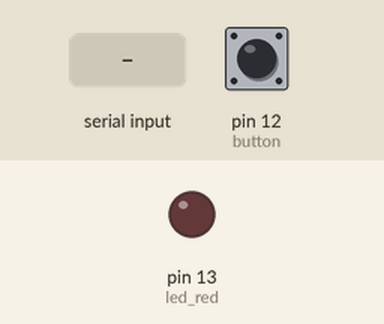
Recording of a sketch running on a simulated Arduino Uno, built with avr-gcc and run on an emulated ATmega328P. On the bench: output pins drawn as LEDs (lit = HIGH). Inputs (shaded band) come from the test bench; at power-on: pin 12 (button) LOW. What the sketch prints to the serial monitor is not drawn.

Above: at 0.8 s.
0.9 s: pin 12 (button) pulled HIGH for 0.15 s
At 2.1 s:
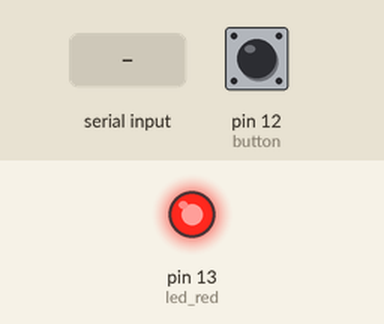
2.5 s: "1" received over Serial
At 3.4 s:
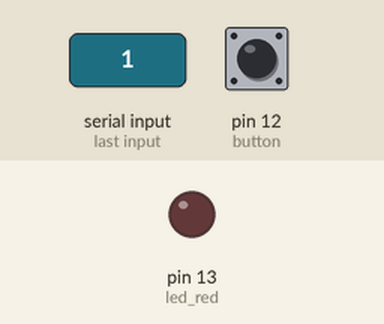
Timing chart, 0 to 5.5 s (numbered marks = the images above; inputs shaded):
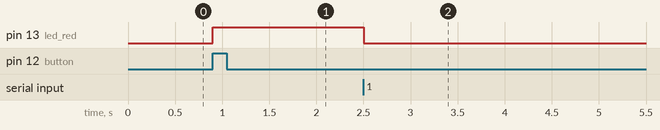

Measured:
- after the input at 0.9 s, pin 13 (led_red): LOW → HIGH at once
- after the input at 2.5 s, pin 13 (led_red): HIGH → LOW at once

The sketch:

SC16A_Arduino_with_position_reporting.ino
```cpp
const char tx = 1;  //assign tx with pin 1 (transmit)
const char rx = 0;  //assign rx with pin 0 (receive)
const char led_red = 13;  // assign led_red with pin 13
const char button = 12; // assign button with pin 12
void setup()
{
 pinMode(button,INPUT);  //set button (or pin 12) as input
 pinMode(tx, OUTPUT);  //set rx (or pin 0) as input
 pinMode(rx, INPUT);  //set tx (or pin 1) as output
 pinMode(led_red, OUTPUT); //set led_red (or pin 13) as output
 Serial.begin(9600);  //initialize serial communication for UART with baudrate 9600 bps
 while(digitalRead(button)); //waiting button to be pressed
 while(!digitalRead(button)); //waiting button to be released
}

void loop()
{
  for(int count = 0; count < 16; count++)  //set 1st position, speed for all servo motor channels (servo motors)
  {                                       //In position reporting operation, setting speed = 0 will cause the servo motor oscillates due to limitation of software position feedback
     set_ch_pos_spd(count+1, 1250, 50);  //set position = 1250, speed = 50
  }
  digitalWrite(led_red, HIGH);  //led is on (indicator)
  while(reading_position(1) < 1150);  //wait untill the (position-100) is reached

  for(int count = 0; count < 16; count++)  //set 2nd position, speed for all servo motor channels (servo motors)
  {                                        //In position reporting operation, setting speed = 0 will cause the servo motor oscillates due to limitation of software position feedback
    set_ch_pos_spd(count+1, 150, 50);  //set position = 150, speed = 50
  }
  digitalWrite(led_red,LOW);  //led is off (indicator)
  while(reading_position(1) > 250);  //wait untill the (position + 100) is reached
}

void set_ch_pos_spd(unsigned char channel, unsigned int position, unsigned char velocity)
{
 /*****Position and Speed Command*****
 - 4 bytes involved
 - 1st byte: Start byte + Servo motor channel
   eg:
     0b 0 1 x x x x x x
      Start|Servo channel
       bit
 - 2 MSBs (01) is mode for position and speed command
 - the last xxxxxx can be assigned with value 1-32, where
   1 ---> select channel 1
   2 ---> select channel 2
   ....
   ....
   32 ---> select channel 32
 - 2nd byte: Position (High byte) higher 6-bit
   eg:
     0b 0 0 x x x x x x
 - the last xxxxxx can be assigned with value 0 - 63
 - 3nd byte: Position (Low byte) lower 6-bit
   eg:
     0b 0 0 x x x x x x
 - the last xxxxxx can be assigned with value 0 - 63
   **2nd byte and 3byte is the position value when combined together into 12 bits position
 - 4th byte: Speed (0-63)
   eg:
     0b 0 0 x x x x x x
 - the last xxxxxx can be assigned with value 0 - 63
 ************************************/
 unsigned char first_byte = 0;
 unsigned char high_byte = 0;
 unsigned char low_byte = 0;

 first_byte = 0b01000000 | channel;  //make up the 1st byte
 high_byte = (position >> 6) & 0b00011111;  //obtain the high byte of 12 bits position value
 low_byte = position & 0b00111111;  //obtain the low byte of 12 bits position value

 Serial.write(first_byte);  //send the 1st byte
 Serial.write(high_byte);  //send the 2nd byte
 Serial.write(low_byte);  //send the 3rd byte
 Serial.write(velocity);  //send the 4th byte
}

unsigned int reading_position(unsigned char channel)
{
 /*****Servo position reporting Command*****
 - 5 bytes involved (send 2 byte, received 3 bytes)
 - 1st byte: Start byte (Send)
   Start byte:
     0b 0 1 0 0 0 0 0 0 or 0x40
 - request mode for position reporting command
 - 2nd byte: Start bit + Servo motor channel (Send)
   eg:
     0b 0 1 x x x x x x
      Start|Servo channel
       bit
 - the last xxxxxx can be assigned with value 1-32, where
   1 ---> select channel 1
   2 ---> select channel 2
   ....
   ....
   32 ---> select channel 32
 - 3rd byte: Start bit + Servo motor number (1st received byte)
   eg:
     0b 0 1 x x x x x x
      Start| Servo motor number
 - Received value vary 1-32, where
   1 ---> indicate channel 1
   2 ---> indicate channel 2
   ....
   ....
   32 ---> indicate channel 32
 - 4th byte: Position (High byte) higher 6-bit (2nd received byte)
   eg:
     0b 0 0 x x x x x x
 - Received value vary between 0 - 63
 - 5th byte: Position (Low byte) lower 6-bit (3rd received byte)
 - Received value vary between 0 - 63
 **2nd byte and 3byte is the position value when combined together into 12 bits
******************************************/
  unsigned char first_byte = 0b01000000;  //make up the 1st byte
  unsigned char second_byte = 0;
  unsigned char buffer[3];
  unsigned char high_byte = 0;
  unsigned char low_byte = 0;
  unsigned int reading_position = 0;

  second_byte = 0b01000000 | channel; //make up the 2nd byte
  Serial.write(first_byte); //send the 1st byte
  Serial.write(second_byte);  //send the 2nd byte
  delay(200);  //short delay for sending the data

  while(!Serial.available());  //wait untill data received
  for(int count = 0; count < 3; count++)  //store three bytes received in an array
  {
     buffer[count] = Serial.read();
  }

  //combine received high byte & low byte into 12 bits position value
  high_byte = buffer[1] & 0b00011111;
  low_byte = buffer[2] & 0b00111111;
  reading_position = high_byte;
  reading_position = (reading_position << 6) | low_byte;
  return reading_position;  //return position value to the main
}
```
